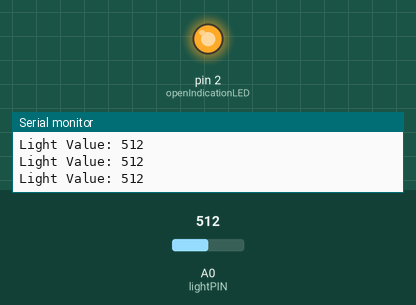
Simulated run of this sketch. Board: Arduino Uno, built with avr-gcc and run on an emulated ATmega328P. Parts: output pins drawn as LEDs (lit = HIGH), the last lines printed to the serial monitor. The inputs (shaded band) are chosen by the test bench; at power-on: A0 (lightPIN) = 512.

Above: at 1.2 s.
1.3 s: A0 (lightPIN) set to 105
2.8 s: A0 (lightPIN) set to 95
At 3.3 s:
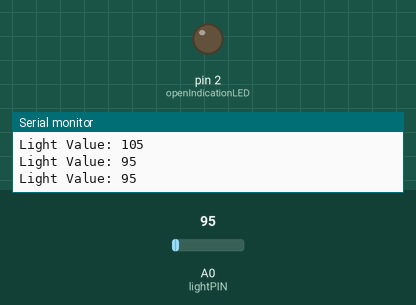
4.5 s: A0 (lightPIN) set to 122
At 5.7 s:
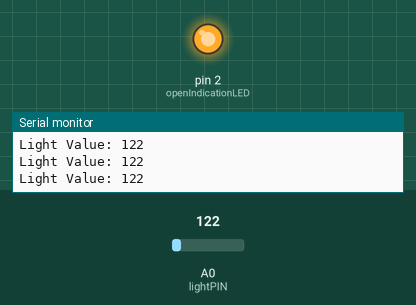
6.0 s: A0 (lightPIN) set to 90
At 6.9 s:
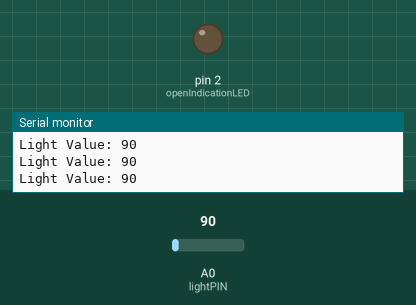
Timing chart, 0 to 8.5 s (numbered marks = the images above; inputs shaded):
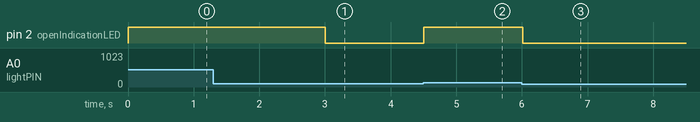

The sketch:

textbox.ino
```cpp
const int lightPIN = A0;
const int thresh = 100;

const int openIndicationLED = 2;

void setup() {
  Serial.begin(9600);
  pinMode(openIndicationLED, OUTPUT);
}

void loop() {
  int light = analogRead(lightPIN);
  Serial.print("Light Value: ");
  Serial.println(light);

  if ( light > thresh ) {
    digitalWrite(openIndicationLED, HIGH);
  } else {
    digitalWrite(openIndicationLED, LOW);
  }
  delay(250);
}
```

Measured:
- the behaviour switches between 101 and 100 on A0 (lightPIN) (found by bisection; images 0 and 1)
- after the input at 2.8 s, pin 2 (openIndicationLED): HIGH → LOW after 0.21 s
- after the input at 4.5 s, pin 2 (openIndicationLED): LOW → HIGH at once
- after the input at 6.0 s, pin 2 (openIndicationLED): HIGH → LOW at once
